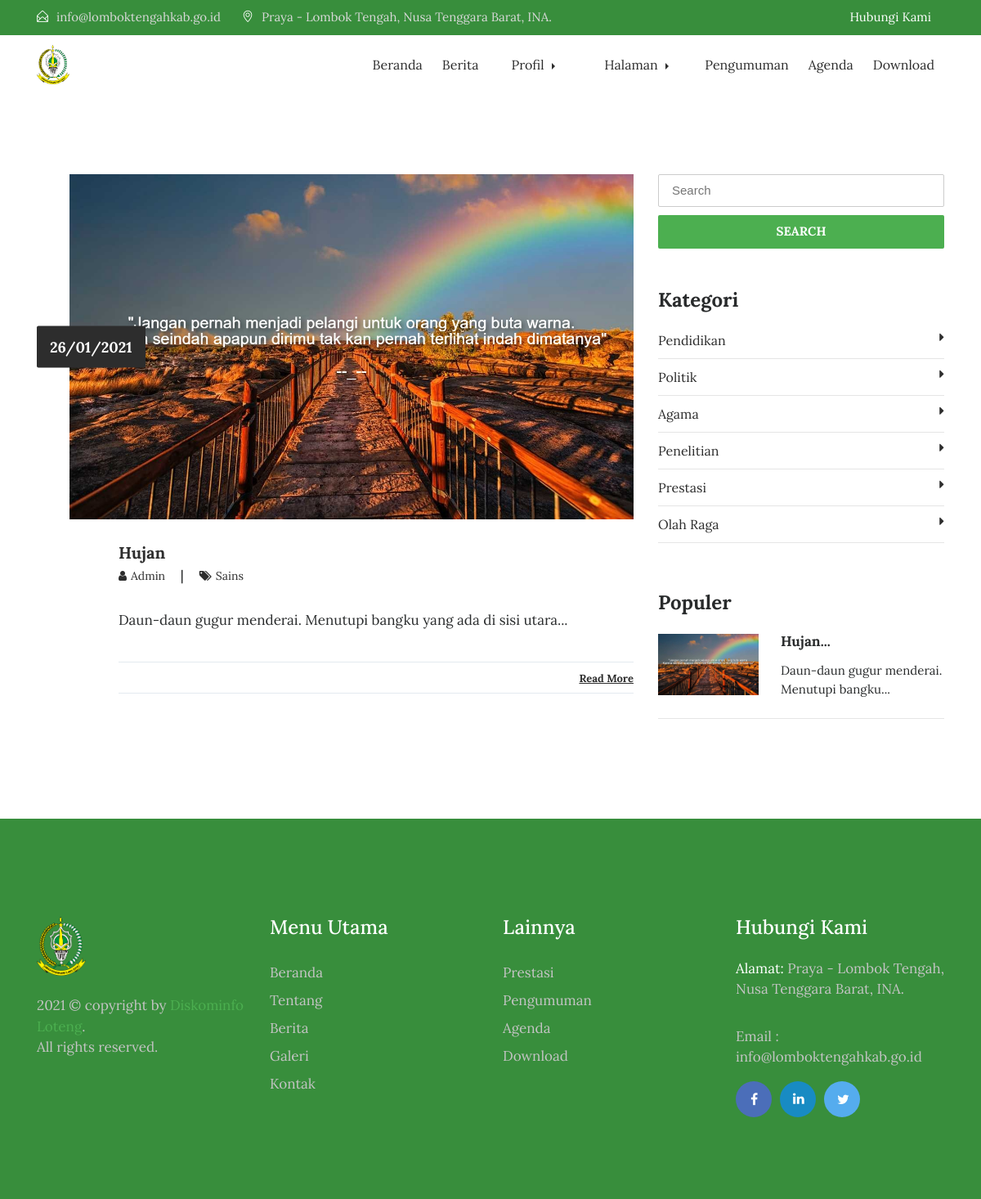
Screenshot of /index.php/blog with the database file from the repository.
### tables this page shows
CREATE TABLE `tbl_tulisan`  (
  `tulisan_id` int(11) NOT NULL AUTO_INCREMENT,
  `tulisan_judul` varchar(100) NULL DEFAULT NULL,
  `tulisan_isi` text NULL,
  `tulisan_tanggal` timestamp(0) NULL DEFAULT CURRENT_TIMESTAMP(0),
  `tulisan_kategori_id` int(11) NULL DEFAULT NULL,
  `tulisan_kategori_nama` varchar(30) NULL DEFAULT NULL,
  `tulisan_views` int(11) NULL DEFAULT 0,
  `tulisan_gambar` varchar(40) NULL DEFAULT NULL,
  `tulisan_pengguna_id` int(11) NULL DEFAULT NULL,
  `tulisan_author` varchar(40) NULL DEFAULT NULL,
  `tulisan_img_slider` int(2) NOT NULL DEFAULT 0,
  `tulisan_slug` varchar(200) NULL DEFAULT NULL,
  PRIMARY KEY (`tulisan_id`) USING BTREE,
  INDEX `tulisan_kategori_id`(`tulisan_kategori_id`) USING BTREE,
  INDEX `tulisan_pengguna_id`(`tulisan_pengguna_id`) USING BTREE
);

CREATE TABLE `tbl_kategori`  (
  `kategori_id` int(11) NOT NULL AUTO_INCREMENT,
  `kategori_nama` varchar(30) NULL DEFAULT NULL,
  `kategori_tanggal` timestamp(0) NULL DEFAULT CURRENT_TIMESTAMP(0),
  PRIMARY KEY (`kategori_id`) USING BTREE
);

### application/controllers/Blog.php (called while the page is built, shortened)
<?php
class Blog extends CI_Controller
{
    function __construct()
    {
        $this->load->model('m_tulisan');
        $this->load->model('m_pengunjung');
    }
    function index()
    {
        $jum = $this->m_tulisan->berita();
        $page = $this->uri->segment(3);
        if (!$page):
            $offset = 0;
        else:
            $offset = $page;
        endif;
        $limit = 5;
        $config['base_url'] = base_url() . 'blog/index/';
        $config['total_rows'] = $jum->num_rows();
        $config['per_page'] = $limit;
        $config['uri_segment'] = 3;
        $config['full_tag_open'] = '<div class="pagging text-center"><nav><ul class="pagination justify-content-center">';
        $config['full_tag_close'] = '</ul></nav></div>';
        $config['num_tag_open'] = '<li class="page-item"><span class="page-link">';
        $config['num_tag_close'] = '</span></li>';
        $config['cur_tag_open'] = '<li class="page-item"><span class="page-link">';
        $config['cur_tag_close'] = '<span class="sr-only">(current)</span></span></li>';
        $config['next_tag_open'] = '<li class="page-item"><span class="page-link">';
        $config['next_tagl_close'] = '<span aria-hidden="true">&raquo;</span></span></li>';
        $config['prev_tag_open'] = '<li class="page-item"><span class="page-link">';
        $config['prev_tagl_close'] = '</span>Next</li>';
        $config['first_tag_open'] = '<li class="page-item"><span class="page-link">';
        $config['first_tagl_close'] = '</span></li>';
        $config['last_tag_open'] = '<li class="page-item"><span class="page-link">';
        $config['last_tagl_close'] = '</span></li>';
        $config['first_link'] = 'Awal';
        $config['last_link'] = 'Akhir';
        $config['next_link'] = 'Next >>';
        $config['prev_link'] = '<< Prev';
        $this->pagination->initialize($config);
        $x['page'] = $this->pagination->create_links();
        $x['data'] = $this->m_tulisan->berita_perpage($offset, $limit);
        $x['category'] = $this->db->get('tbl_kategori');
        $x['populer'] = $this->db->query("SELECT * FROM tbl_tulisan ORDER BY tulisan_views DESC LIMIT 5");
        $this->load->view('depan/v_blog', $x);
    }
}

### index.php (called while the page is built, shortened)
<?php
require_once BASEPATH.'core/CodeIgniter.php';

### application/models/M_tulisan.php (called while the page is built, shortened)
<?php
class M_tulisan extends CI_Model{
	function berita_perpage($offset,$limit){
		$hsl=$this->db->query("SELECT tbl_tulisan.*,DATE_FORMAT(tulisan_tanggal,'%d/%m/%Y') AS tanggal FROM tbl_tulisan ORDER BY tulisan_id DESC limit $offset,$limit");
		return $hsl;
	}
}

### application/views/depan/v_blog.php (the view, shortened to what this page needs)
<?php $this->load->view('layouts/partials/header'); ?>
<?php $this->load->view('layouts/partials/navbar'); ?>
<section class="blog-wrap">
    <div class="container">
        <div class="row">
            <div class="col-md-8">
                <?php foreach ($data->result() as $row) : ?>
                    <div class="blog-single-item">
                        <div class="blog-img_block">
                            <img src="<?php echo base_url() . 'assets/images/berita/' . $row->tulisan_gambar; ?>"
                                 class="img-fluid" alt="blog-img" >
                            <div class="blog-date">
                                <span><?php echo $row->tanggal; ?></span>
                            </div>
                        </div>
                        <div class="blog-tiltle_block">
                            <h4>
                                <a href="<?php echo site_url('artikel/' . $row->tulisan_slug); ?>"><?php echo $row->tulisan_judul; ?></a>
                            </h4>
                            <h6><a href="#"><i class="fa fa-user"
                                               aria-hidden="true"></i><span><?php echo $row->tulisan_author; ?></span>
                                </a> | <a href="#"><i class="fa fa-tags"
                                                      aria-hidden="true"></i><span><?php echo $row->tulisan_kategori_nama; ?></span></a>
                            </h6>
                            <?php echo limit_words($row->tulisan_isi, 10) . '...'; ?>
                            <div class="blog-icons">
                                <div class="blog-share_block">
                                    <a href="<?php echo site_url('artikel/' . $row->tulisan_slug); ?>">Read More</a>
                                </div>
                            </div>
                        </div>
                    </div>
                <?php endforeach; ?>
            </div>
            <div class="col-md-4">
                <form action="<?php echo site_url('blog/search'); ?>" method="get">
                    <input type="text" name="keyword" placeholder="Search" class="blog-search" required>
                    <button type="submit" class="btn btn-warning btn-blogsearch">SEARCH</button>
                </form>
                <div class="blog-category_block">
                    <h3>Kategori</h3>
                    <ul>
                        <?php foreach ($category->result() as $row) : ?>
                            <li>
                                <a href="<?php echo site_url('blog/kategori/' . str_replace(" ", "-", $row->kategori_nama)); ?>"><?php echo $row->kategori_nama; ?>
                                    <i class="fa fa-caret-right" aria-hidden="true"></i></a></li>
                        <?php endforeach; ?>
                    </ul>
                </div>
                <div class="blog-featured_post">
                    <h3>Populer</h3>
                    <?php foreach ($populer->result() as $row) : ?>
                        <div class="blog-featured-img_block">
                            <img width="35%" src="<?php echo base_url() . 'assets/images/berita/' . $row->tulisan_gambar; ?>"
                                 class="img-fluid" alt="blog-featured-img">
                            <h5>
                                <a href="<?php echo site_url('artikel/' . $row->tulisan_slug); ?>"><?php echo limit_words($row->tulisan_judul, 3) . '...'; ?></a>
                            </h5>
                            <p><?php echo limit_words($row->tulisan_isi, 5) . '...'; ?></p>
                        </div>
                        <hr>
                    <?php endforeach; ?>
                </div>
            </div>
        </div>
    </div>
</section>
<?php $this->load->view('layouts/partials/footer'); ?>
</body>
</html>

### application/views/layouts/partials/header.php (shortened to what this page needs)
<!DOCTYPE html>
<html lang="en">
<head>
    <link rel="stylesheet" href="<?php echo base_url() . 'theme/css/bootstrap.min.css' ?>">
    <link rel="stylesheet" href="<?php echo base_url() . 'theme/css/font-awesome.min.css' ?>">
    <link rel="stylesheet" href="<?php echo base_url() . 'theme/css/simple-line-icons.css' ?>">
    <link rel="stylesheet" href="<?php echo base_url() . 'theme/css/slick.css' ?>">
    <link rel="stylesheet" href="<?php echo base_url() . 'theme/css/slick-theme.css' ?>">
    <link rel="stylesheet" href="<?php echo base_url() . 'theme/css/owl.carousel.min.css' ?>">
    <link href="<?php echo base_url() . 'theme/css/style.css' ?>" rel="stylesheet">
    <?php
    function limit_words($string, $word_limit)
    {
        $words = explode(" ", $string);
        return implode(" ", array_splice($words, 0, $word_limit));
    }
    ?>
    <link href="<?php echo base_url() . 'theme/css/jssocials.css' ?>" rel="stylesheet">
    <link href="<?php echo base_url() . 'theme/css/jssocials-theme-flat.css' ?>" rel="stylesheet">

### application/views/layouts/partials/navbar.php (shortened to what this page needs)
<?php
    $menu=$this->db->query("SELECT menu, slug, id FROM tbl_page WHERE is_active='1'")->result();
?>
</head>
<body>
    <div class="header-topbar" style="background: #388E3C;">
        <div class="container">
            <div class="row">
                <div class="col-xs-6 col-sm-8 col-md-9">
                    <div class="header-top_address">
                        <div class="header-top_list">
                            <span class="icon-envelope-open" style="color: #fff;"></span>info@lomboktengahkab.go.id
                        </div>
                        <div class="header-top_list">
                            <span class="icon-location-pin" style="color: #fff;"></span>Praya - Lombok Tengah, Nusa
                            Tenggara Barat, INA.
                        </div>
                    </div>
                </div>
                <div class="col-xs-6 col-sm-4 col-md-3">
                    <div class="header-top_login mr-sm-3">
                        <a href="<?php echo site_url('contact'); ?>">Hubungi Kami</a>
                    </div>
                </div>
            </div>
        </div>
    </div>
    <div data-toggle="affix ">
        <div class="container nav-menu2">
            <div class="row">
                <div class="col-md-12">
                    <nav class="navbar navbar2 navbar-toggleable-md navbar-light  bg-faded">
                        <a href="<?php echo site_url(''); ?>" class="navbar-brand nav-brand2"><img
                                class="img img-responsive" width="40px;"
                                src="<?php echo base_url() . 'theme/images/logo_lptq.png' ?>"></a>
                        <div class="collapse navbar-collapse justify-content-end" id="navbarNavDropdown">
                            <ul class="navbar-nav">
                                <li class="nav-item">
                                    <a class="nav-link" href="<?php echo site_url(''); ?>">Beranda</a>
                                </li>
                                <li class="nav-item">
                                    <a class="nav-link" href="<?php echo site_url('blog'); ?>">Berita</a>
                                </li>
                                <li class="dropdown">
                                    <a class="dropdown-item dropdown-toggle" data-toggle="dropdown" aria-haspopup="true"
                                        aria-expanded="false" href="#">Profil</a>
                                </li>
                                <?php if(count($menu) > 0):?>
                                <li class="dropdown">
                                    <a class="dropdown-item dropdown-toggle" data-toggle="dropdown" aria-haspopup="true"
                                        aria-expanded="false" href="#">Halaman</a>
                                </li>
                                <?php endif;?>
                                <li class="nav-item">
                                    <a class="nav-link" href="<?php echo site_url('pengumuman'); ?>">Pengumuman</a>
                                </li>
                                <li class="nav-item">
                                    <a class="nav-link" href="<?php echo site_url('agenda'); ?>">Agenda</a>
                                </li>
                                <li class="nav-item">
                                    <a class="nav-link" href="<?php echo site_url('download'); ?>">Download</a>
                                </li>
                            </ul>
                        </div>
                    </nav>
                </div>
            </div>
        </div>
    </div>

### application/views/layouts/partials/footer.php (shortened to what this page needs)
<footer style="background: #388E3C;">
    <div class="container" >
        <div class="row">
            <div class="col-md-3">
                <div class="foot-logo">
                    <a href="<?php echo site_url();?>">
                        <img src="<?php echo base_url().'theme/images/logo_lptq.png'?>" class="img-fluid" alt="footer_logo" width="60px">
                    </a>
                    <p><?php echo date('Y');?> © copyright by <a href="http://diskominfo.lomboktengahkab.go.id" target="_blank">Diskominfo Loteng</a>. <br>All rights reserved.</p>
                </div>
            </div>
            <div class="col-md-3">
                <div class="sitemap">
                    <h3>Menu Utama</h3>
                    <ul>
                        <li><a href="<?php echo site_url();?>">Beranda</a></li>
                        <li><a href="<?php echo site_url('about');?>">Tentang</a></li>
                        <li><a href="<?php echo site_url('artikel');?>">Berita </a></li>
                        <li><a href="<?php echo site_url('galeri');?>">Galeri</a></li>
                        <li><a href="<?php echo site_url('contact');?>">Kontak</a></li>
                    </ul>
                </div>
            </div>
            <div class="col-md-3">
                <div class="sitemap">
                    <h3>Lainnya</h3>
                    <ul>
                        <li><a href="<?php echo site_url('prestasi');?>">Prestasi </a></li>
                        <li><a href="<?php echo site_url('pengumuman');?>">Pengumuman</a></li>
                        <li><a href="<?php echo site_url('agenda');?>">Agenda</a></li>
                        <li><a href="<?php echo site_url('download');?>">Download</a></li>
                    </ul>
                </div>
            </div>
            <div class="col-md-3">
                <div class="address">
                    <h3>Hubungi Kami</h3>
                    <p><span>Alamat: </span> Praya - Lombok Tengah, Nusa Tenggara Barat, INA.</p>
                    <p>Email : info@lomboktengahkab.go.id
                    <ul class="footer-social-icons">
                        <li><a href="#"><i class="fa fa-facebook fa-fb" aria-hidden="true"></i></a></li>
                        <li><a href="#"><i class="fa fa-linkedin fa-in" aria-hidden="true"></i></a></li>
                        <li><a href="#"><i class="fa fa-twitter fa-tw" aria-hidden="true"></i></a></li>
                    </ul>
                </div>
            </div>
        </div>
    </div>
</footer>

### rows the page displays
tbl_tulisan: tulisan_gambar (picture), tanggal "26/01/2021", tulisan_judul "Hujan", tulisan_author "Admin", tulisan_kategori_nama "Sains", tulisan_isi "Daun-daun gugur menderai. Menutupi bangku yang ada di sisi utara", tulisan_isi "Daun-daun gugur menderai. Menutupi bangku"
tbl_kategori: kategori_nama "Pendidikan"
tbl_kategori: kategori_nama "Politik"
tbl_kategori: kategori_nama "Agama"
tbl_kategori: kategori_nama "Penelitian"
tbl_kategori: kategori_nama "Prestasi"
tbl_kategori: kategori_nama "Olah Raga"
